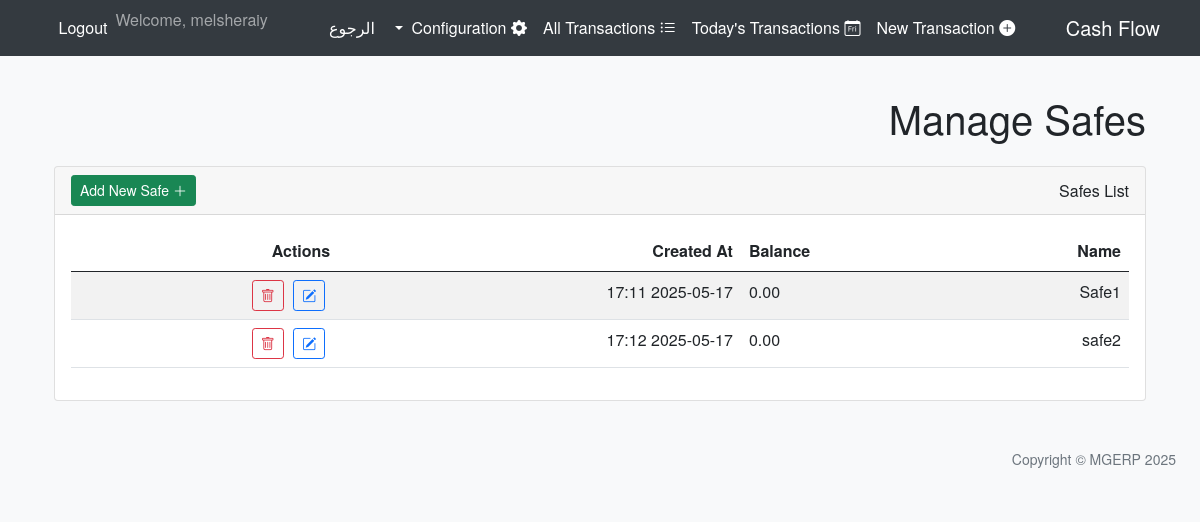
Before: /cashflow/config/safes/ (signed in) with the older database file.
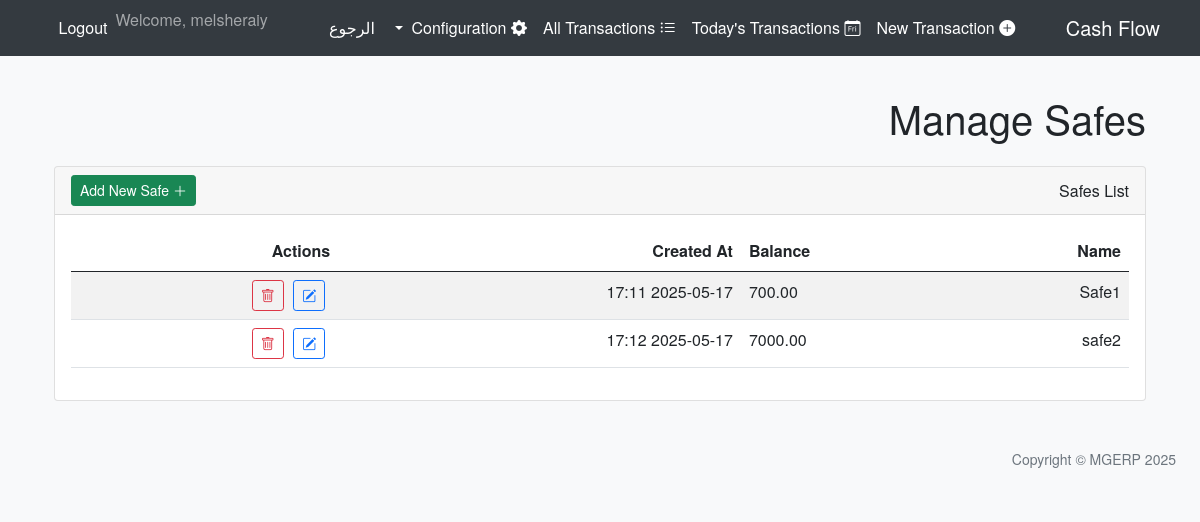
After: the same page with the newer database file.
### cashflow/models.py (models this page shows, shortened)
class Safe(models.Model):
    name = models.CharField(max_length=100, unique=True, verbose_name=_("Safe Name"))
    balance = models.DecimalField(max_digits=15, decimal_places=2, default=Decimal('0.00'), verbose_name=_("Current Balance"))
    created_at = models.DateTimeField(auto_now_add=True, verbose_name=_("Created At"))
    updated_at = models.DateTimeField(auto_now=True, verbose_name=_("Updated At"))
    class Meta:
        verbose_name = _("Safe")
        verbose_name_plural = _("Safes")
        ordering = ['name']

### cashflow/views.py (the view)
# urls.py: path('config/safes/', views.SafeListView.as_view(), name='safe_list'),
class SafeListView(SuperuserRequiredMixin, ListView):
    model = Safe
    template_name = 'cashflow/config/safe_list.html'
    context_object_name = 'safes'
    paginate_by = 10

### cashflow/views.py (called while the page is built)
    def test_func(self):
        return self.request.user.is_superuser

### cashflow/templates/cashflow/config/safe_list.html (shortened to what this page needs)
{% extends "cashflow/base_cashflow.html" %}
{% load i18n %}
{% block page_title %}{% trans "Manage Safes" %}{% endblock %}
{% block content %}
<div class="card">
    <div class="card-header d-flex justify-content-between align-items-center">
        <span>{% trans "Safes List" %}</span>
        <a href="{% url 'cashflow:safe_create' %}" class="btn btn-success btn-sm">
            <i class="bi bi-plus-lg"></i> {% trans "Add New Safe" %}
        </a>
    </div>
    <div class="card-body">
        {% if safes %}
            <div class="table-responsive">
                <table class="table table-striped table-hover">
                    <thead>
                        <tr>
                            <th>{% trans "Name" %}</th>
                            <th class="text-end">{% trans "Balance" %}</th>
                            <th>{% trans "Created At" %}</th>
                            <th>{% trans "Actions" %}</th>
                        </tr>
                    </thead>
                    <tbody>
                        {% for safe_item in safes %}
                        <tr>
                            <td>{{ safe_item.name }}</td>
                            <td class="text-end">{{ safe_item.balance|floatformat:2 }}</td>
                            <td>{{ safe_item.created_at|date:"Y-m-d H:i" }}</td>
                            <td class="action-buttons">
                                <a href="{% url 'cashflow:safe_update' safe_item.pk %}" class="btn btn-sm btn-outline-primary" title="{% trans 'Edit' %}"><i class="bi bi-pencil-square"></i></a>
                                <a href="{% url 'cashflow:safe_delete' safe_item.pk %}" class="btn btn-sm btn-outline-danger" title="{% trans 'Delete' %}"><i class="bi bi-trash"></i></a>
                            </td>
                        </tr>
                        {% endfor %}
                    </tbody>
                </table>
            </div>
        {% else %}
            <p class="text-center">{% trans "No safes found." %}</p>
        {% endif %}
    </div>
</div>
{% endblock %}

Changed rows visible on the page:
changed Safe "Safe1": balance "0.00" → "700.00"
changed Safe "safe2": balance "0.00" → "7000.00"
